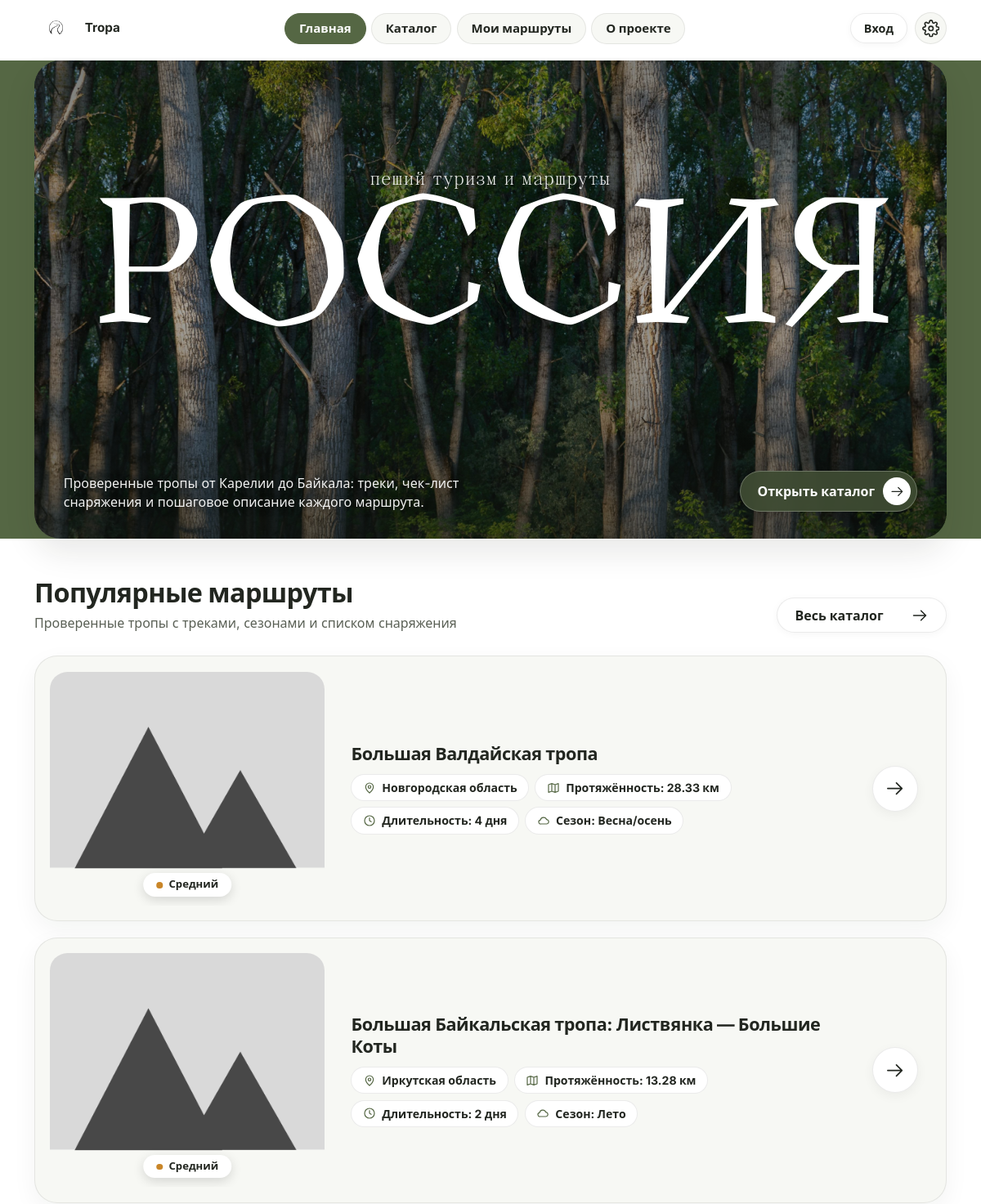
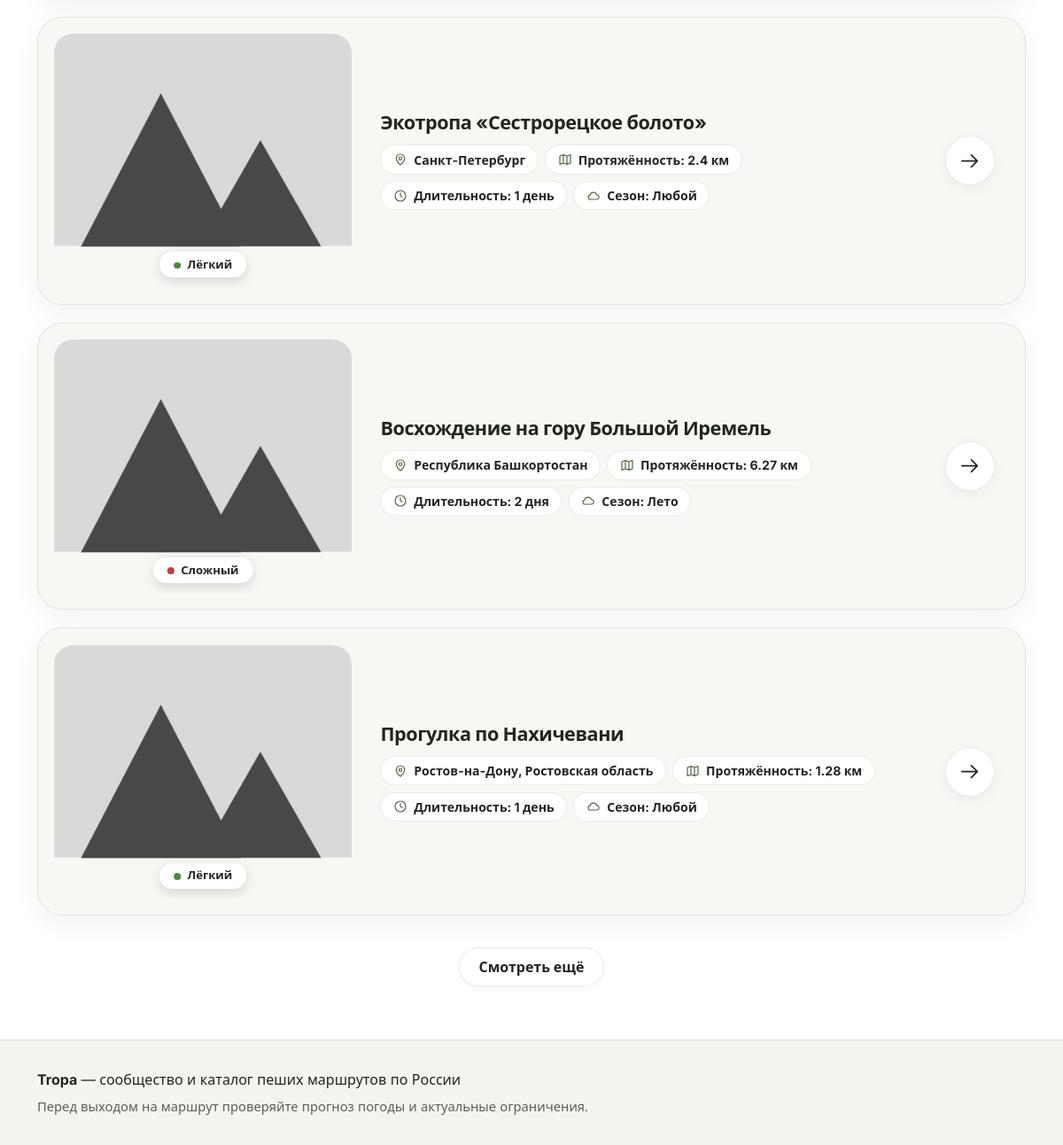
Before: / with the older database file (2 pictures, top to bottom).
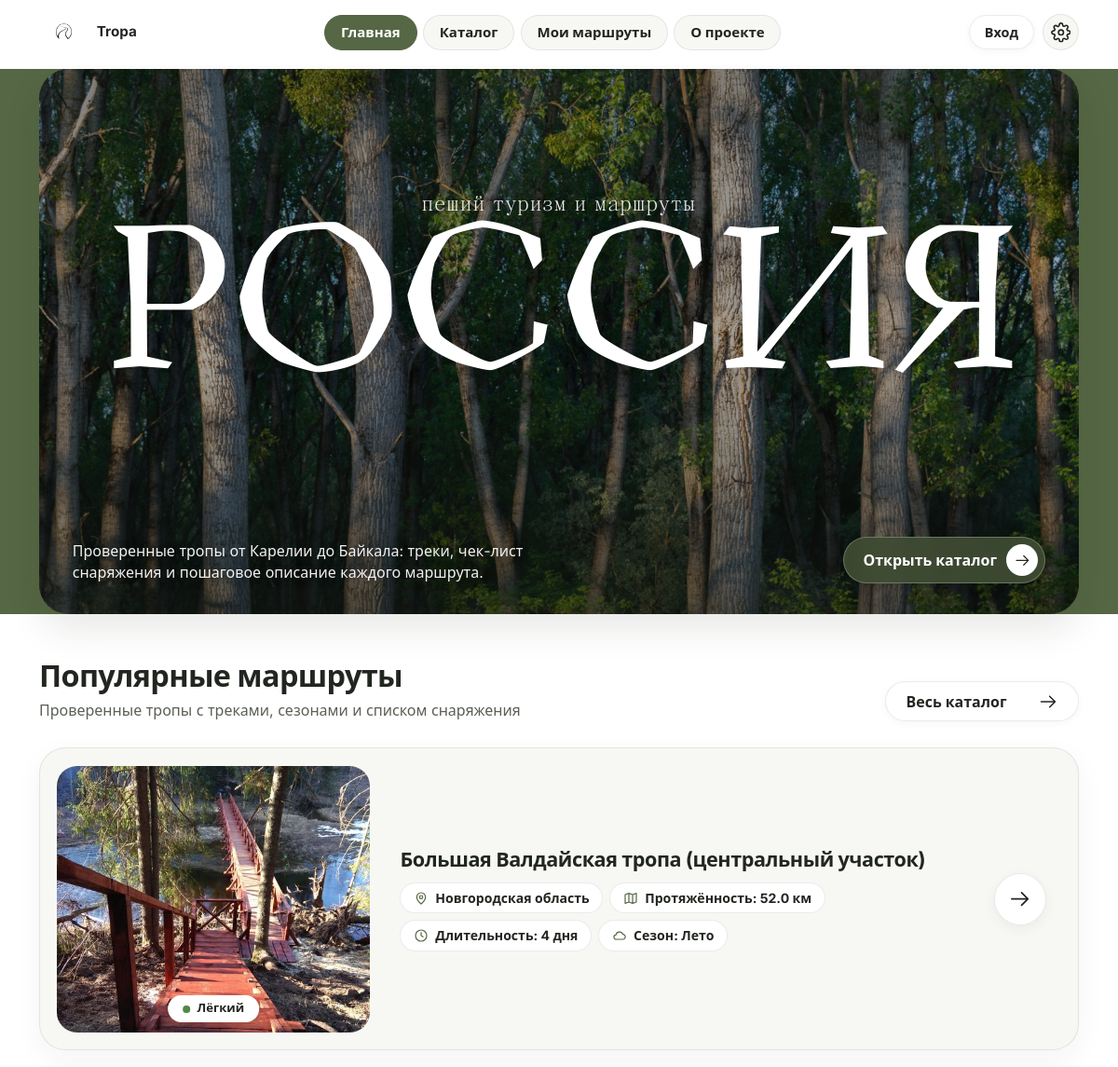
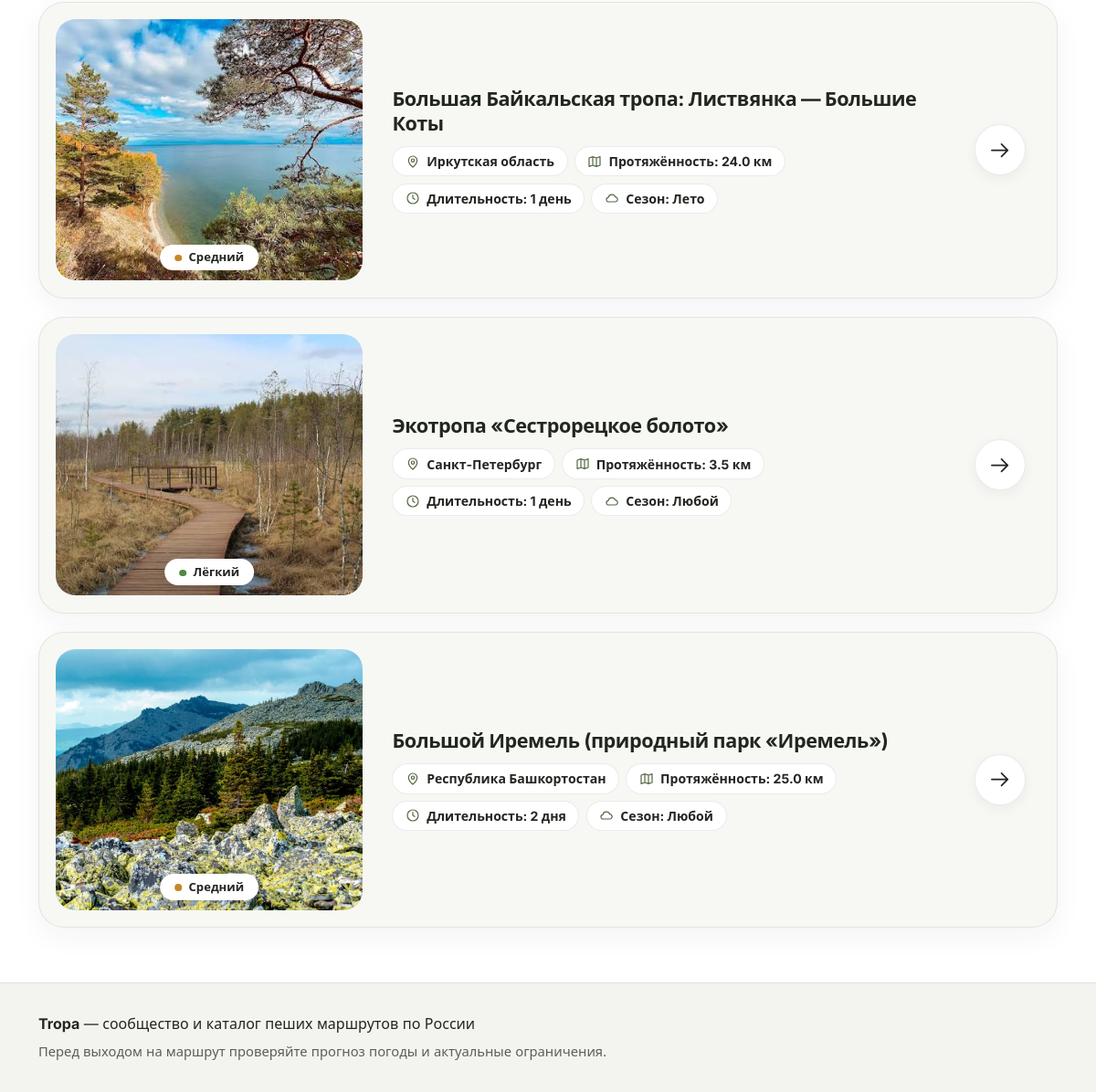
After: the same page with the newer database file (2 pictures, top to bottom).
### tables this page shows
CREATE TABLE routes (
    id             INTEGER PRIMARY KEY AUTOINCREMENT,
    author_id      INTEGER NOT NULL REFERENCES users(id),
    title          TEXT NOT NULL,
    region         TEXT NOT NULL,
    length_km      REAL NOT NULL,
    difficulty     TEXT NOT NULL CHECK (difficulty IN ('easy', 'medium', 'hard')),
    days           INTEGER NOT NULL DEFAULT 1,
    season         TEXT NOT NULL DEFAULT 'any',
    terrain        TEXT NOT NULL DEFAULT 'any',
    description    TEXT NOT NULL,
    restrictions   TEXT,
    source_url     TEXT,
    source_checked TEXT,
    open_from      TEXT,
    open_to        TEXT,
    is_public      INTEGER NOT NULL DEFAULT 1,
    views          INTEGER NOT NULL DEFAULT 0,
    surface        TEXT,
    max_slope      TEXT,
    has_steps      INTEGER NOT NULL DEFAULT 0,
    rest_points    TEXT,
    created_at     TEXT NOT NULL DEFAULT CURRENT_TIMESTAMP
);

### views/pages.py (the view)
@bp.route("/")
def index():
    routes, has_more = popular(0)
    return render_template("index.html", routes=routes, has_more=has_more)

### app.py (called while the page is built)
def ru_days(n):
    n = int(n)
    if 11 <= n % 100 <= 14:
        word = "дней"
    elif n % 10 == 1:
        word = "день"
    elif 2 <= n % 10 <= 4:
        word = "дня"
    else:
        word = "дней"
    return f"{n} {word}"

### db.py (called while the page is built)
def get_db():
    if "db" not in g:
        g.db = sqlite3.connect(current_app.config["DATABASE"])
        g.db.row_factory = sqlite3.Row
        g.db.execute("PRAGMA foreign_keys = ON")
    return g.db

### views/auth.py (called while the page is built)
@bp.before_app_request
def load_logged_in_user():
    user_id = session.get("user_id")
    g.user = None
    if user_id is not None:
        g.user = get_db().execute(
            "SELECT id, username FROM users WHERE id = ?", (user_id,)
        ).fetchone()
        if g.user is None:
            session.clear()

### views/pages.py (called while the page is built)
def popular(offset):
    rows = get_db().execute(
        "SELECT * FROM routes WHERE is_public = 1 ORDER BY views DESC, id DESC LIMIT ? OFFSET ?",
        (PAGE + 1, offset),
    ).fetchall()
    return rows[:PAGE], len(rows) > PAGE

### templates/index.html (shortened to what this page needs)
{% extends "base.html" %}
{% block main_class %}home{% endblock %}
{% block content %}
  <div class="hero-wrap">
    <section class="hero" aria-labelledby="hero-title">
      <img class="hero-bg" src="{{ url_for('static', filename='img/hero.jpg') }}"
           alt="Горный пейзаж на рассвете" fetchpriority="high">
      <div class="hero-center">
        <p class="hero-kicker">пеший туризм и маршруты</p>
        <h1 class="hero-text" id="hero-title">
          <span class="hero-big" aria-hidden="true"><span>Россия</span></span>
        </h1>
      </div>
      <div class="hero-bottom">
        <p class="hero-lead">Проверенные тропы от Карелии до Байкала: треки, чек-лист снаряжения и пошаговое описание каждого маршрута.</p>
        <a class="btn btn-hero" href="{{ url_for('routes.catalog') }}">
          <span>Открыть каталог</span>
          <span class="btn-circle"><svg class="icon" aria-hidden="true"><use href="#i-arrow"/></svg></span>
        </a>
      </div>
    </section>
  </div>
  <section class="section" aria-labelledby="popular-title">
    <div class="section-head">
      <div>
        <h2 id="popular-title">Популярные маршруты</h2>
        <p class="section-sub">Проверенные тропы с треками, сезонами и списком снаряжения</p>
      </div>
      <a class="btn btn-wide" href="{{ url_for('routes.catalog') }}">
        <span>Весь каталог</span>
        <svg class="icon" aria-hidden="true"><use href="#i-arrow"/></svg>
      </a>
    </div>
    {% if routes %}
      <ul class="route-list" id="popular-list">
        {% for r in routes %}{% include "_route_card.html" %}{% endfor %}
      </ul>
      {% if has_more %}
        <p class="more">
          <a class="btn" id="load-more" href="{{ url_for('routes.catalog') }}"
             data-url="{{ url_for('pages.popular_more') }}">Смотреть ещё</a>
        </p>
      {% endif %}
    {% else %}
      <div class="empty card">
        <p>Публичных маршрутов пока нет.</p>
        <a class="btn btn-primary" href="{{ url_for('routes.create') }}">Добавить первый маршрут</a>
      </div>
    {% endif %}
  </section>
{% endblock %}

### templates/base.html (shortened to what this page needs)
<!DOCTYPE html>
<html lang="ru">
<head>
  <link rel="stylesheet" href="{{ url_for('static', filename='css/style.css') }}?v=4">
</head>
<body>
  {% set ep = request.endpoint %}
  <header class="site-header">
    <div class="header-inner">
      <a class="logo" href="{{ url_for('pages.index') }}">
        <img src="{{ url_for('static', filename='img/logo.png') }}" alt="">
        <span>Tropa</span>
      </a>
      <nav class="main-nav" aria-label="Основное меню">
        <a href="{{ url_for('pages.index') }}" {% if ep == 'pages.index' %}aria-current="page"{% endif %}>Главная</a>
        <a href="{{ url_for('routes.catalog') }}" {% if ep == 'routes.catalog' %}aria-current="page"{% endif %}>Каталог</a>
        <a href="{{ url_for('routes.mine') }}" {% if ep == 'routes.mine' %}aria-current="page"{% endif %}>Мои маршруты</a>
        <a href="{{ url_for('pages.about') }}" {% if ep == 'pages.about' %}aria-current="page"{% endif %}>О проекте</a>
      </nav>
      <div class="header-actions">
        {% if g.user %}
          <span class="user-name">{{ g.user['username'] }}</span>
          <a class="btn btn-small" href="{{ url_for('auth.logout') }}">Выйти</a>
        {% else %}
          <a class="btn btn-small" href="{{ url_for('auth.login') }}">Вход</a>
        {% endif %}
        <div class="settings">
          <button type="button" class="settings-btn" id="settings-btn"
                  aria-expanded="false" aria-controls="settings-panel" aria-label="Настройки отображения и доступности">
            <svg class="icon" aria-hidden="true"><use href="#i-gear"/></svg>
          </button>
        </div>
      </div>
    </div>
  </header>
  <main id="content" class="{% block main_class %}page{% endblock %}" tabindex="-1">
    {% block content %}{% endblock %}
  </main>
  <footer class="site-footer">
    <div class="footer-inner">
      <p><strong>Tropa</strong> — сообщество и каталог пеших маршрутов по России</p>
      <p class="footer-note">Перед выходом на маршрут проверяйте прогноз погоды и актуальные ограничения.</p>
    </div>
  </footer>
</body>
</html>

### templates/_route_card.html (shortened to what this page needs)
<li class="route-card">
  <div class="route-thumb">
    <img src="{{ route_image(r['id']) }}" alt="Фото маршрута: {{ r['title'] }}"
         width="400" height="286" loading="lazy">
    <span class="diff-pill diff-{{ r['difficulty'] }}">{{ DIFFICULTY[r['difficulty']] }}</span>
  </div>
  <div class="route-body">
    <h3><a href="{{ url_for('routes.detail', route_id=r['id']) }}">{{ r['title'] }}</a></h3>
    <ul class="meta">
      <li><svg class="icon" aria-hidden="true"><use href="#i-pin"/></svg><span>{{ r['region'] }}</span></li>
      <li><svg class="icon" aria-hidden="true"><use href="#i-map"/></svg><span>Протяжённость: {{ r['length_km'] }} км</span></li>
      <li><svg class="icon" aria-hidden="true"><use href="#i-clock"/></svg><span>Длительность: {{ r['days']|ru_days }}</span></li>
      <li><svg class="icon" aria-hidden="true"><use href="#i-cloud"/></svg><span>Сезон: {{ SEASONS[r['season']] }}</span></li>
    </ul>
  </div>
  <span class="arrow-btn" aria-hidden="true"><svg class="icon"><use href="#i-arrow"/></svg></span>
</li>

Changed rows visible on the page:
removed routes: difficulty "Средний", title "Большая Валдайская тропа", region "Новгородская область", length_km "28.33", days|ru_days "4 дня", season "Весна/осень"
removed routes: difficulty "Средний", title "Большая Байкальская тропа: Листвянка — Большие Коты", region "Иркутская область", length_km "13.28", days|ru_days "2 дня", season "Лето"
removed routes: difficulty "Лёгкий", title "Экотропа «Сестрорецкое болото»", region "Санкт-Петербург", length_km "2.4", days|ru_days "1 день", season "Любой"
removed routes: difficulty "Сложный", title "Восхождение на гору Большой Иремель", region "Республика Башкортостан", length_km "6.27", days|ru_days "2 дня", season "Лето"
removed routes: difficulty "Лёгкий", title "Прогулка по Нахичевани", region "Ростов-на-Дону, Ростовская область", length_km "1.28", days|ru_days "1 день", season "Любой"
added routes: shows a picture, difficulty "Лёгкий", title "Большая Валдайская тропа (центральный участок)", region "Новгородская область", length_km "52.0", days|ru_days "4 дня", season "Лето"
added routes: shows a picture, difficulty "Средний", title "Большая Байкальская тропа: Листвянка — Большие Коты", region "Иркутская область", length_km "24.0", days|ru_days "1 день", season "Лето"
added routes: shows a picture, difficulty "Лёгкий", title "Экотропа «Сестрорецкое болото»", region "Санкт-Петербург", length_km "3.5", days|ru_days "1 день", season "Любой"
added routes: shows a picture, difficulty "Средний", title "Большой Иремель (природный парк «Иремель»)", region "Республика Башкортостан", length_km "25.0", days|ru_days "2 дня", season "Любой"
Other visible differences:
text no longer shown: "Смотреть ещё"
